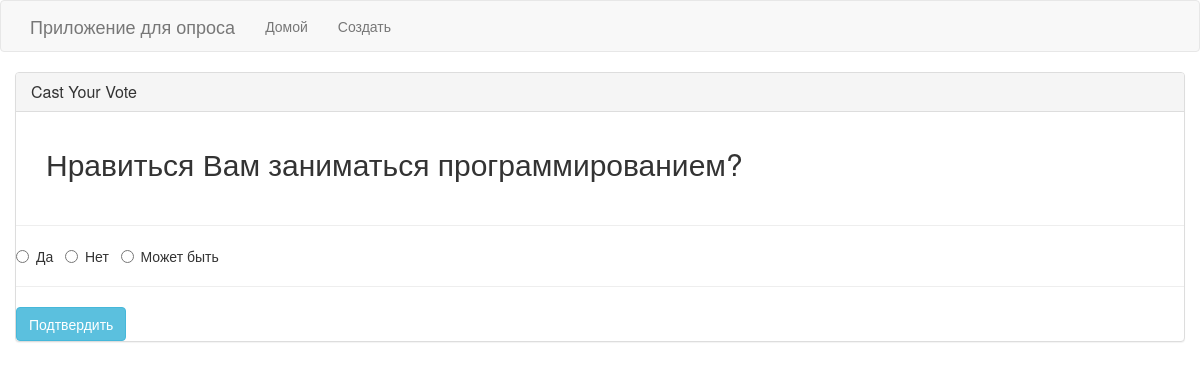
Page /vote/2 on the committed database.
### poll/models.py (models this page shows, shortened)
class Poll(models.Model):
    question = models.TextField()
    date_published = models.DateTimeField(verbose_name = "Дата публикации", default = datetime.datetime.now())
    option_one = models.CharField(max_length=30)
    option_two = models.CharField(max_length=30)
    option_three = models.CharField(max_length=30)
    option_one_count= models.IntegerField(default=0)
    option_two_count= models.IntegerField(default=0)
    option_three_count= models.IntegerField(default=0)

### poll/views.py (the view, shortened to what this page needs)
# urls.py: path('vote/<poll_id>', poll_views.vote, name='vote'),
def vote(request, poll_id):
    poll = Poll.objects.get(pk=poll_id)
    context = {
        'poll' : poll
    }
    return render(request, 'poll/vote.html', context)

### poll/templates/poll/vote.html (shortened to what this page needs)
{% extends "poll/base.html" %}
{% block main %}
<div class="row">
    <div class="panel panel-default">
        <div class="panel-heading">
            <h3 class="panel-title">Cast Your Vote</h3>
        </div>
        <div class="panel-body">
            <div class="col-lg-12">
                <h2>{{ poll.question }}</h2>
            </div>
        </div>
        <div class="row">
            <div class="col-lg-12">
                <hr/>
                <form method="POST">
                    <div class="form-group">
                        <div class="radio">
                            <label>
                                <input type="radio" name="poll" value="option1" required>
                                {{ poll.option_one }}
                            </label> &nbsp;
                            <label>
                                <input type="radio" name="poll" value="option2" required>
                                {{ poll.option_two }}
                            </label> &nbsp;
                            <label>
                                <input type="radio" name="poll" value="option3" required>
                                {{ poll.option_three }}
                            </label> &nbsp;
                        </div>
                    </div>
                    <hr/>
                    <button type="submit" class="btn btn-info">
                        Подтвердить
                    </button>
                </form>
            </div>
        </div>
    </div>
</div>
{% endblock %}

### rows in the picture
Poll: question "Нравиться Вам заниматься программированием?", option_one "Да", option_two "Нет", option_three "Может быть"
